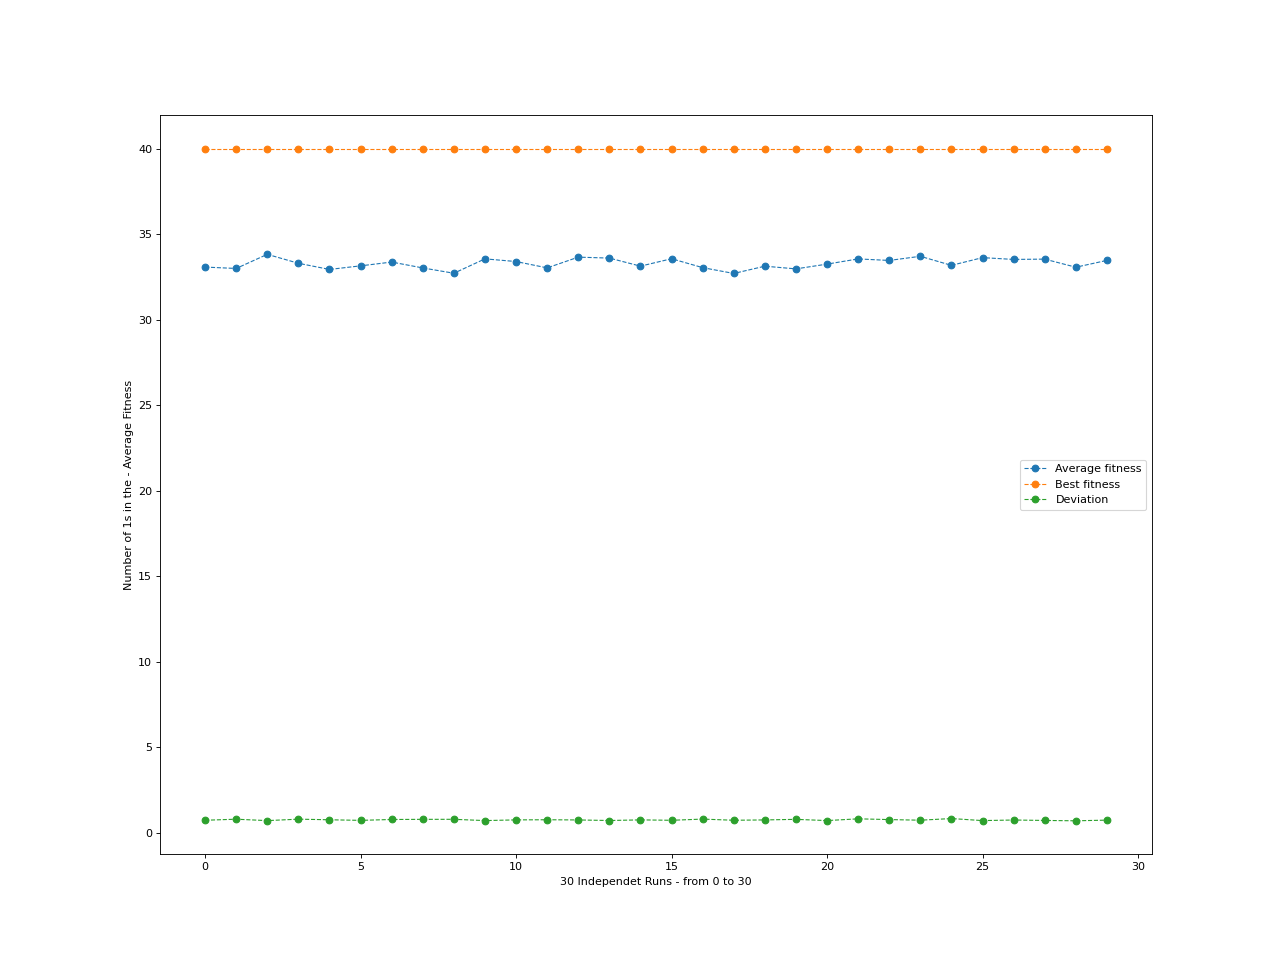

Write the Python code that produced this figure.
# -*- coding: utf-8 -*-
"""genetic_algorithm_v11_running_for_100bits_0_25mutationrate_10populationsize_0_5eliteindividuals_0_5touranmentselection.ipynb

Automatically generated by Colaboratory.

Original file is located at
    https://colab.research.google.com/drive/1VfJZ00jAwmNudOGpMquCg7QT2Er4pfe2

- Given a randomly generated bit string of length 100, create a genetic algorithm that 
through mutation tries to obtain a string containing only 1s, i.e., 111111...111111. 
- Implement a fitness function that rewards strings containing more 1s, e.g., a counter. 
- Decide initial values for the following parameters and implementation choices for your 
algorithm: population size, mutation rate, selection/reproduction criteria, number of 
generations. 
- Execute  your  algorithm  for  at  least  30  independent  runs  and  collect  statistics. 
Generate fitness plots over the generations for your statistics (best, avg, deviation)      
- Systematically  change  your  parameters  (population  size,  mutation  rate)  and/or 
choices for selection/reproduction criteria. Does your algorithm still converge to the 
global optima? Does it need more or less generations to converge?  
- Try to change the length of the randomly generated string to 10 bits and 1000 bits (or 
more). What do you observe? 
- Discuss and explain your results.

V2:
1. We have added additional roulette wheel selection criteria
2. We have added single point crossover.

# Task 6: Try to change the length of the randomly generated string to 10 bits and 1000 bits (or more). What do you observe?

# **Separate Notebook! ⚠**
"""

import logging

print("Program is running....")
print("Logging to file logs.log.....")
logging.basicConfig(filename='logs.log', filemode='w', format='%(name)s - %(levelname)s - %(message)s')
logger=logging.getLogger()
logger.setLevel(logging.INFO) 
logger.addHandler(logging.StreamHandler())




population_size = 10
mutation_rate_val = 0.5
# target_individual = [1,1,1,1,1,1,1,1,1,1,1,1,1,1,1,1,1,1,1,1,1,1,1,1,1,1,1,1,1,1,1,1,1,1,1,1,1,1,1,1,1,1,1,1,1,1,1,1,1,1,1,1,1,1,1,1,1,1,1,1,1,1,1,1,1,1,1,1,1,1,1,1,1,1,1,1,1,1,1,1,1,1,1,1,1,1,1,1,1,1,1,1,1,1,1,1,1,1,1,1]
target_individual = [1,1,1,1,1,1,1,1,1,1,1,1,1,1,1,1,1,1,1,1,1,1,1,1,1,1,1,1,1,1,1,1,1,1,1,1,1,1,1,1]
if(int(0.5 * population_size) ) >= 1:
  elite_individuals = int(0.5 * population_size)
else:
  elite_individuals = 1

if(int(0.5 * population_size) ) >= 1:
  tournament_selection_size = int(0.5 * population_size)
else:
  tournament_selection_size = 1

if(int(0.5 * len(target_individual)) ) >= 1:
  crossover_point =  int(0.5 * len(target_individual))
else:
  crossover_point = 1
 
# Individuals contains array of genes and fitness of the chromosome
# Genes are generated randomly.
# Fitness is based on the ability to determine whether the genes at the specific
#  index match with the target chromosome's genetic at the same index.
import random

class Individual:
  def __init__(self):
    self._genes = []
    self._fitness = 0
    i = 0
    while i < target_individual.__len__():
      if random.random() >= 0.5:
        self._genes.append(1)
      else:
        self._genes.append(0)
      i += 1
    
  def get_genes(self):
    return self._genes
  
  def get_fitness(self):
    self._fitness = 0
    for i in range(self._genes.__len__()):
      if self._genes[i] == target_individual[i]:
        self._fitness += 1
    return self._fitness
  
  def __str__(self):
    return self._genes.__str__()

# Population is the list of individuals.

class Population:
  def __init__(self, size):
    self._individuals = []
    for _ in range(0, size):
      self._individuals.append(Individual())
  
  def get_individuals(self):
    return self._individuals

from statistics import mean, stdev

def _print_population(pop, gen_number):
  logging.info("------------------------------------------------------")
  logging.info("GENERATION Number : ")
  logging.info(gen_number)
  logging.info("BEST Individual FITNESS : ")
  logging.info(pop.get_individuals()[0].get_fitness() )
  logging.info("TARGET Individuals : ")
  logging.info(target_individual)
  logging.info("BEST Individuals : ")
  logging.info(pop.get_individuals()[0])
  
  i = 0 
  fitness_list = []
  for x in pop.get_individuals():
    # print("Individual #", i, " : ", x, " | Fitness: ", x.get_fitness())
    i += 1
    fitness_list.append(x.get_fitness())
  # print("Best Fitness : ",pop.get_individuals()[0].get_fitness() )
  meann = mean(fitness_list)
  st_deviation = stdev(fitness_list)
  # print("Average Fitness : ", meann)
  # print("standard deviation of fitness : ", st_deviation)
  
  return (meann, st_deviation)

class GeneticAlgorithm:
  @staticmethod
  def evolve(population, selection_criteria, crossover_type, mutation_rate):
    crossover_pop = GeneticAlgorithm._crossover_population(population, selection_criteria, crossover_type)

    return GeneticAlgorithm._mutate_population(crossover_pop, mutation_rate)
  

  # mutating and returning the population
  @staticmethod
  def _mutate_population(pop, mutation_rate):
    for i in range(elite_individuals):
      GeneticAlgorithm._mutate_individual(pop.get_individuals()[i], mutation_rate)
    return pop

# one elite individual and rest(7) are crossover.
  @staticmethod
  def _crossover_population(pop, selection_criteria, crossover_type):

    # empty population
    crossover_pop = Population(0)
    
    # elite_individuals = 1
    # get one individual from population
    logging.info("Elite population : ")
    logging.info(elite_individuals)
    logging.info("len of pop indi : ")
    logging.info(len(pop.get_individuals()))
    for i in range(elite_individuals):
      # print("here : ", i)
      # print("individual : ", pop.get_individuals()[i])
      crossover_pop.get_individuals().append(pop.get_individuals()[i])
    # print("another here")
    i = elite_individuals
    while i < population_size:
      # Get individuals(sorted by fitness) on the basis of tournament_selection_size
      # and the individual with the highest fitness are selected for individual 1
      # and individual2

      if(selection_criteria == "TOURNAMENT"):
        individual1 = GeneticAlgorithm._select_tournament_population(pop).get_individuals()[0]
        individual2 = GeneticAlgorithm._select_tournament_population(pop).get_individuals()[0]

      else:
        # Roulette wheel
        individual1 = GeneticAlgorithm._select_roulette_wheel(pop).get_individuals()[0]
        individual2 = GeneticAlgorithm._select_roulette_wheel(pop).get_individuals()[0]


      if(crossover_type == "UNIFORM"): 
        crossover_pop.get_individuals().append(GeneticAlgorithm._crossover_individuals_uniform(individual1, individual2))
      else:
        crossover_pop.get_individuals().append(GeneticAlgorithm._crossover_individuals_using_single_point_crossover(individual1, individual2))

      i += 1
    
    return crossover_pop


  # uniform crossover
  @staticmethod
  def _crossover_individuals_uniform(individual1, individual2):
    crossover_indv = Individual()
    for i in range(target_individual.__len__()):
      if random.random() >= 0.5:
        crossover_indv.get_genes()[i] = individual1.get_genes()[i]
      else:
        crossover_indv.get_genes()[i] = individual2.get_genes()[i]
    return crossover_indv

# Single point cross over
  @staticmethod
  def _crossover_individuals_using_single_point_crossover(individual1, individual2):
    crossover_indv = Individual()
    for i in range(target_individual.__len__()):
      if i <= crossover_point:
        crossover_indv.get_genes()[i] = individual1.get_genes()[i]
      else:
        crossover_indv.get_genes()[i] = individual2.get_genes()[i]
    return crossover_indv


# mutation_rate = 0.25
# the rate should be less in value, this is for the test purpose
# mutation is a background operator whose is used to prevent the algorithm from 
# prematurely converging to a suboptimal solution

# mutating the individual
  @staticmethod
  def _mutate_individual(individual, mutation_rate):
    for i in range(target_individual.__len__()):

      if random.random() < mutation_rate:
        if random.random() < 0.5:
          individual.get_genes()[i] = 1
        else:
          individual.get_genes()[i] = 0

  
# tournament_selection_size = 4
# return randomly select 4 individuals from the population after 
# sorting them by fitness
  @staticmethod
  def _select_tournament_population(pop):
    # empty population
    tournament_pop = Population(0)
    i = 0

    # randomly select four sets of individual
    while i < tournament_selection_size:
      tournament_pop.get_individuals().append(pop.get_individuals()[random.randrange(0, population_size)])
      i += 1
    
    # sort by descending order 
    tournament_pop.get_individuals().sort(key=lambda x: x.get_fitness(), reverse = True)
    return tournament_pop


  @staticmethod
  def _select_roulette_wheel(pop):
    population = Population(0)
    roulette_wheel_result = -1
    total_sum = 0
    total_sum = sum([(total_sum + c.get_fitness()) for c in pop.get_individuals()])
    random_num = random.randrange(0,total_sum)
    partial_sum = 0
    for c in pop.get_individuals():
      partial_sum += c.get_fitness()
      if(partial_sum >= random_num):
        population.get_individuals().append(c)
        break;
    return population;
iterations = 30
def multiple_run_ga(selection_criteria, crossover_type= "SINGLE_POINT", individual_numbers = population_size, mutation_rate = mutation_rate_val):
  each_run_average = []
  each_run_stdev = []
  each_run_generation = []


  for i in range(iterations):
    # print("ITERATION NUMBER",str(i))
    generations_average_for_a_run = [] 
    generations_stdev_for_a_run = []
    population = Population(individual_numbers)
    population.get_individuals().sort(key=lambda x: x.get_fitness(), reverse= True)
    stats = _print_population(population, 0)
    generations_average_for_a_run.append(stats[0])
    generations_stdev_for_a_run.append(stats[1])
    generation_number = 1
    

    while population.get_individuals()[0].get_fitness() < target_individual.__len__():
      population = GeneticAlgorithm.evolve(population, selection_criteria, crossover_type, mutation_rate)
      population.get_individuals().sort(key=lambda x: x.get_fitness(), reverse= True)
      logging.info("ITERATION NUMBER : "+ str(i))
      stats = _print_population(population, generation_number)
      generations_average_for_a_run.append(stats[0])
      generations_stdev_for_a_run.append(stats[1])
      generation_number += 1

    logging.info("generations_average_for_a_run : "+ str(generations_average_for_a_run) )
    each_run_average.append(mean(generations_average_for_a_run))
    logging.info("STANDARD DEVIATION : "+ str(each_run_stdev))
    if len(generations_stdev_for_a_run) > 1:
      each_run_stdev.append(stdev(generations_stdev_for_a_run))
    else:
      each_run_stdev.append(generations_stdev_for_a_run[0])
    each_run_generation.append(generation_number)
  logging.info("Average of all run : ")
  logging.info(each_run_average)
  logging.info("standard deviation of all run : ")
  logging.info(each_run_stdev)
  logging.info("GENERATION OF ALL RUN : ")
  logging.info(each_run_generation)
  logging.info("-----------------------------------------------------")
  return (each_run_average, each_run_stdev, each_run_generation)


from datetime import datetime

timestamp1 = datetime.now()
result = multiple_run_ga("TOURNAMENT", "SINGLE_POINT", population_size, mutation_rate_val)
timestamp2 = datetime.now()

time_difference = timestamp2 - timestamp1
logging.info("TOTAL TIME TAKEN IN SECOND TO RUN THE WHOLE PROGRAM : "+ str(int(round(time_difference.total_seconds()))))

# Result mt01 vs result mt09
import matplotlib.pyplot as plt

import numpy as np # just used for ones
from matplotlib.pyplot import figure

figure(figsize=(16, 12), dpi=80)
# y = [0,1,2,3,4,5,6,7,8,9,10]
length_bits = len(target_individual)
# y = list(range(length_bits))

best_plot = list(np.ones(30)*length_bits)

# Average Fitness with different mutation rate
plt.plot(result[0], 'o--', label='Average fitness',linewidth=1)


# Best Fitness
plt.plot(best_plot, 'o--', label='Best fitness',linewidth=1)

# Deviation with different mutation rate

plt.plot(result[1], 'o--', label='Deviation',linewidth=1)



plt.xlabel("30 Independet Runs - from 0 to 30")
plt.ylabel("Number of 1s in the - Average Fitness")

plt.legend()
plt.savefig("genetic_algorithm_v15_running_for_40bits_0_50mutationrate_10populationsize_0_5eliteindividuals_0_5touranmentselection.png")
plt.show()

logging.info("Number of Generations for 30 runs as array for mutation rate 0.1: ")
logging.info(result[2])
print("finished")
